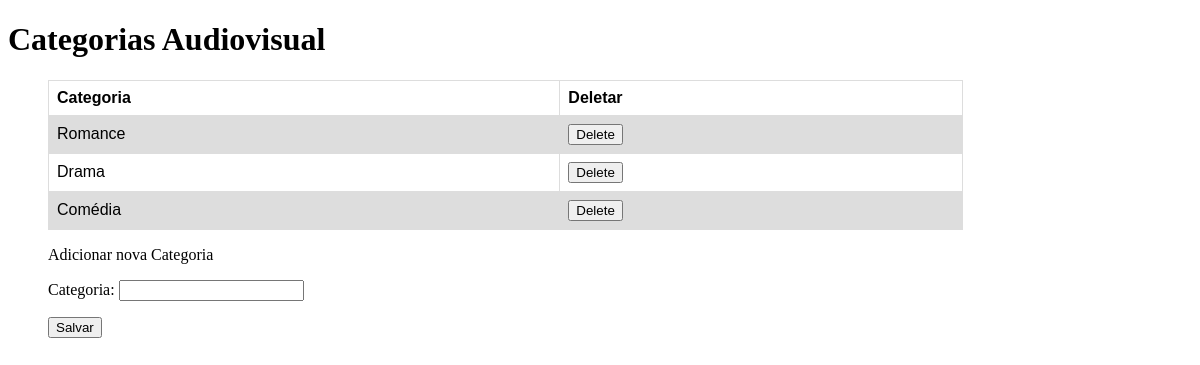
/categories/ (signed in), run on an earlier commit of the app's database.
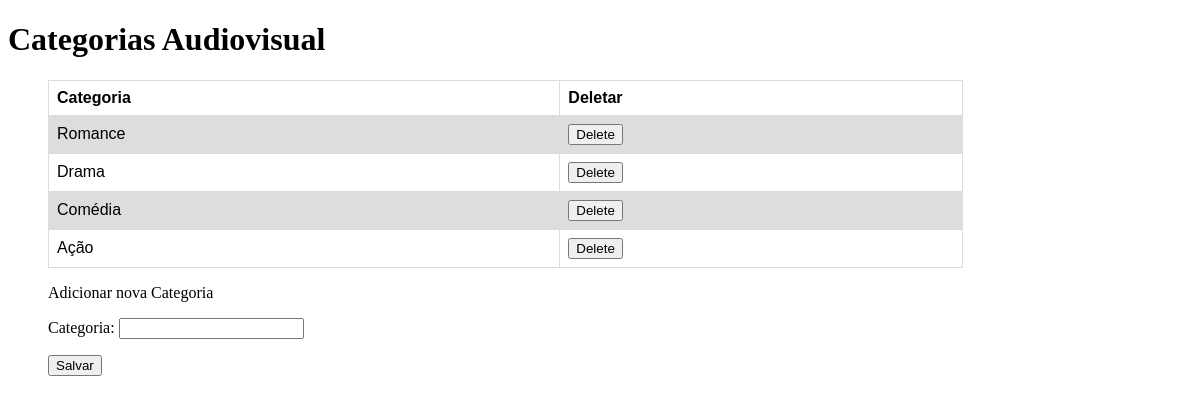
And on a later commit of the database.
### cedoc/models.py (models this page shows, shortened)
class Categoria(models.Model):
    categoria = models.CharField('Categoria', max_length=100)

### cedoc/views.py (the view)
# urls.py: path('categories/', cedocViews.categories, name='url_categories'),
def categories(request):
    data = {}
    data['category'] = Categoria.objects.all()
    if request.user.is_superuser:
        form = CategoryUpload(request.POST or None)
        data['form'] = form
        data['string'] = ''
        if request.method == 'POST':
            if form.is_valid and request.user.is_superuser:
                form.save()     # saves new category
                data['string'] = 'Nova categoria salva!'
                data['form'] = None
    return render(request, 'cedoc/categories.html', data)

### cedoc/forms.py
class CategoryUpload(ModelForm):
    class Meta:
        model = Categoria
        fields = ['categoria']

### cedoc/templates/cedoc/categories.html (shortened to what this page needs)
<!DOCTYPE html>
<html lang="en">
<head>
</head>
<body>
    <h1>Categorias Audiovisual</h1>
    <ul>
        <table>
            <tr>
                <th>Categoria</th>
                {% if user.is_superuser %}
                <th>Deletar</th>
                {% endif %}
            </tr>
            {% for cat in category %}
            <tr>
                <td>{{ cat.categoria }}</td>
                 {% if user.is_superuser %}
                <td> <button name="cats" onclick="location.href = '{% url 'url_delete_category' cat.id %}'">Delete</button> </td>
                 {% endif %}
            </tr>
            {% endfor %}
        </table>
         {% if string == "" %}
        <p>Adicionar nova Categoria</p>
        <form action="{% url 'url_categories' %}" method="POST">
            {% csrf_token %} {{form.as_p}}
            <button class="fieldWrapper" type="submit">Salvar</button>
        </form>
        {% elif user.is_superuser %}
        <p>{{ string }}</p>
        <button name="new_cat" method="GET" onclick="location.href = '{% url 'url_categories' %}'">Nova Categoria</button>
        {% endif %}
    </ul>
</body>
</html>

What changed in the data, as far as the page shows it:
added Categoria: categoria "Ação"
